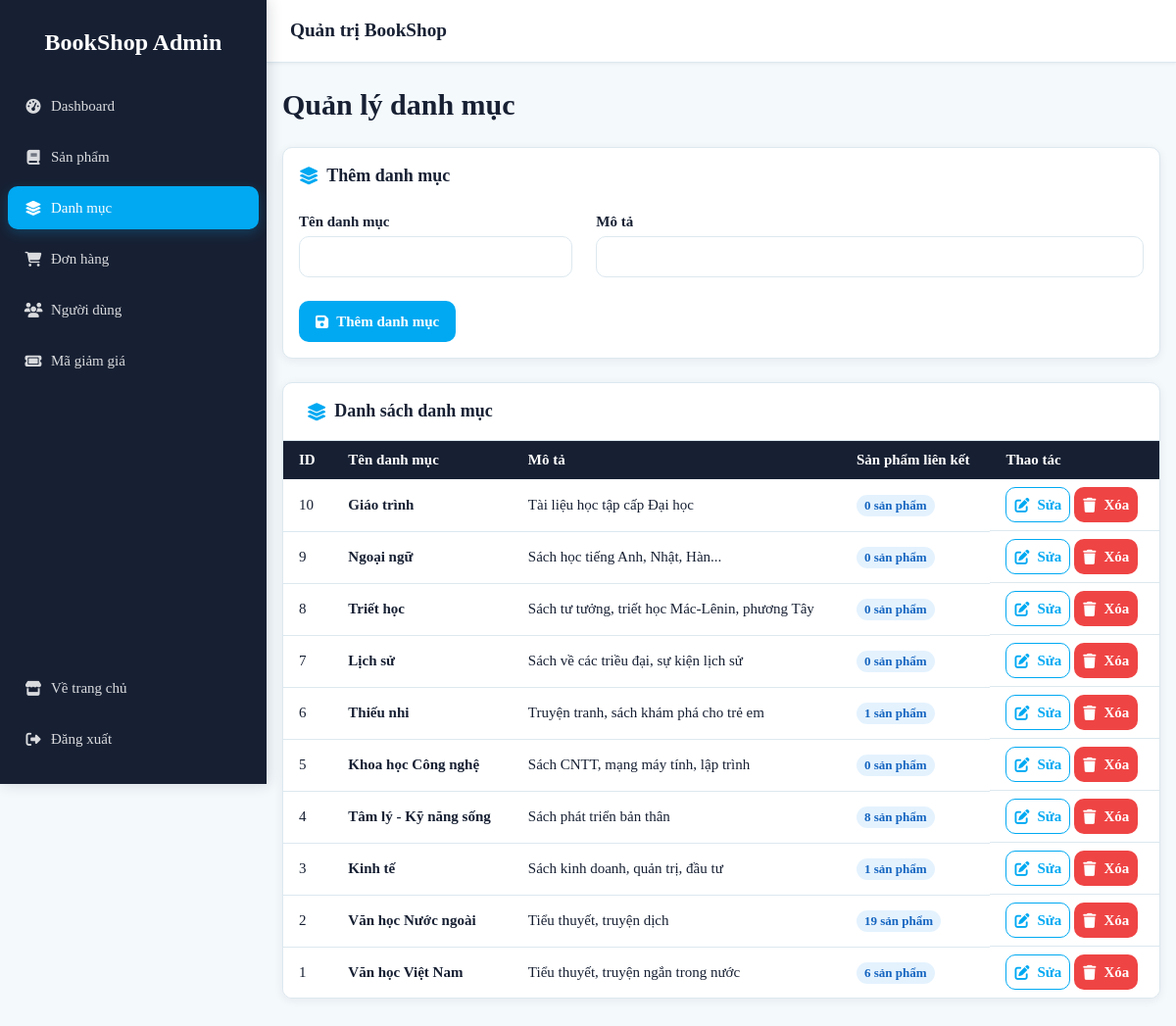
The app's page /admin/categories.php (signed in) with its own data.
### tables this page shows
CREATE TABLE `category` (
  `CategoryID` int(11) NOT NULL AUTO_INCREMENT,
  `CategoryName` varchar(100) NOT NULL,
  `Description` text DEFAULT NULL,
  PRIMARY KEY (`CategoryID`)
);

### admin/categories.php (the view, shortened to what this page needs)
<?php
require_once 'data.php';
require_once 'partials.php';
$editCategory = null;
$categories = [];
$res = $conn->query("
  SELECT c.CategoryID, c.CategoryName, c.Description, COUNT(p.ProductID) AS ProductCount
  FROM category c
  LEFT JOIN product p ON c.CategoryID = p.CategoryID
  GROUP BY c.CategoryID
  ORDER BY c.CategoryID DESC
");
if ($res) {
  while ($row = $res->fetch_assoc()) {
    $categories[] = $row;
  }
}
?>
<!DOCTYPE html>
<html lang="vi">
<head>
  <title>Quản lý danh mục</title><?= adminCssLinks() ?>
</head>
<body>
  <div class="app-layout">
    <main class="page-content">
      <header class="page-header"><div><h1>Quản lý danh mục</h1></div></header>
      <form method="post" class="card admin-form-card">
        <div class="card__body form">
          <h2 class="admin-form-card__title"><i class="fa-solid fa-layer-group" aria-hidden="true"></i><?= $editCategory ? 'Chỉnh sửa danh mục' : 'Thêm danh mục' ?></h2>
          <div class="form-row form-row--category">
            <div class="form-group">
              <label class="form-label">Tên danh mục</label>
              <input class="form-control" type="text" name="name" value="<?= h($editCategory['CategoryName'] ?? '') ?>" required>
            </div>
            <div class="form-group">
              <label class="form-label">Mô tả</label>
              <input class="form-control" type="text" name="description" value="<?= h($editCategory['Description'] ?? '') ?>">
            </div>
          </div>
          <div class="btn-group">
            <button class="btn btn--primary" type="submit"><i class="fa-solid fa-floppy-disk" aria-hidden="true"></i><?= $editCategory ? 'Cập nhật danh mục' : 'Thêm danh mục' ?></button>
          </div>
        </div>
      </form>
      <section class="admin-table-card" aria-labelledby="categories-table-title">
        <h2 id="categories-table-title" class="admin-table-card__title"><i class="fa-solid fa-layer-group" aria-hidden="true"></i>Danh sách danh mục</h2>
        <div class="table-wrapper">
        <table class="table">
          <thead>
            <tr>
              <th>ID</th>
              <th>Tên danh mục</th>
              <th>Mô tả</th>
              <th>Sản phẩm liên kết</th>
              <th>Thao tác</th>
            </tr>
          </thead>
          <tbody>
            <?php if (empty($categories)): ?>
              <tr><td colspan="5"><div class="admin-table-empty"><i class="fa-solid fa-folder-open" aria-hidden="true"></i><strong>Chưa có danh mục</strong><span>Danh sách danh mục hiện đang trống.</span></div></td></tr>
            <?php else: ?>
            <?php foreach ($categories as $category): ?>
              <tr>
                <td><?= h($category['CategoryID']) ?></td>
                <td><strong><?= h($category['CategoryName']) ?></strong></td>
                <td><?= h($category['Description'] ?? '') ?></td>
                <td><span class="badge badge--info"><?= h($category['ProductCount']) ?> sản phẩm</span></td>
                <td class="table__actions">
                  <a class="btn btn--sm btn--outline" href="categories.php?edit=<?= h($category['CategoryID']) ?>"><i class="fa-solid fa-pen-to-square" aria-hidden="true"></i>Sửa</a>
                  <form method="post" onsubmit="return confirm('Bạn có chắc chắn muốn xóa danh mục này?')" style="display: inline;">
                    <button class="btn btn--sm btn--danger" type="submit"><i class="fa-solid fa-trash" aria-hidden="true"></i>Xóa</button>
                  </form>
                </td>
              </tr>
            <?php endforeach; ?>
            <?php endif; ?>
          </tbody>
        </table>
        </div>
      </section>
    </main>
  </div>
  </div>
</body>
</html>

### assets/css/variables.css (style rules this page uses)
:root { --navbar-bg: #ffffff; --navbar-text: #172033; --navbar-muted: #64748b; --navbar-border: #dce8ef; --navbar-icon-bg: #f4f9fc; --navbar-focus: rgb(0, 169, 242); --navbar-hover: rgb(0, 135, 195); --footer-bg: #111827; --footer-text: #cbd5e1; --footer-muted: #94a3b8; --footer-border: rgba(255, 255, 255, 0.12); --footer-link-hover: #818cf8; --color-primary-dark: #172033; --color-primary: rgb(0, 169, 242); --color-primary-hover: rgb(0, 135, 195); --color-secondary: #f9b234; --color-accent: rgb(0, 169, 242); --color-accent-dark: rgb(0, 135, 195); --color-background: #f4f9fc; --color-surface: #ffffff; --color-border: #dce8ef; --color-text: #172033; --color-text-light: #64748b; --color-success: #10b981; --color-error: #ef4444; --color-warning: #f59e0b; --color-info: rgb(0, 169, 242); --font-family-base: 'Plus Jakarta Sans', 'Segoe UI', Roboto, Helvetica, Arial, sans-serif; --font-size-base: 16px; --font-size-xxs: 0.733rem; --font-size-sm: 0.866rem; --font-size-md: 1rem; --font-size-lg: 1.2rem; --font-size-xl: 1.466rem; --font-size-xxl: 1.866rem; --font-size-3xl: 2.4rem; --font-weight-normal: 400; --font-weight-medium: 500; --font-weight-bold: 600; --font-weight-extra-bold: 700; --line-height-base: 1.6; --spacing-xxs: 2px; --spacing-xs: 4px; --spacing-sm: 8px; --spacing-md: 16px; --spacing-lg: 24px; --spacing-xl: 40px; --spacing-xxl: 64px; --border-radius-sm: 6px; --border-radius: 10px; --border-radius-lg: 16px; --border-width: 1px; --box-shadow-sm: 0 1px 3px rgba(44, 62, 80, 0.08); --box-shadow-md: 0 4px 12px rgba(44, 62, 80, 0.12); --box-shadow-lg: 0 8px 24px rgba(44, 62, 80, 0.16); --transition-fast: 0.15s cubic-bezier(0.4, 0, 0.2, 1); --transition-base: 0.3s cubic-bezier(0.4, 0, 0.2, 1); --transition-slow: 0.5s cubic-bezier(0.4, 0, 0.2, 1); }
html, body { margin: 0; padding: 0; color: var(--color-text); background-color: var(--color-background); font-family: var(--font-family-base); font-size: var(--font-size-base); font-weight: var(--font-weight-normal); line-height: var(--line-height-base); }
button, input, select, textarea { font: inherit; }
*, *::before, *::after { box-sizing: border-box; }

### assets/css/components/button.css (style rules this page uses)
.btn { display: inline-flex; align-items: center; justify-content: center; gap: var(--spacing-sm); padding: var(--spacing-sm) var(--spacing-md); font-family: var(--font-family-base); font-size: var(--font-size-sm); font-weight: var(--font-weight-bold); line-height: 1.4; text-decoration: none; white-space: nowrap; border: var(--border-width) solid transparent; border-radius: var(--border-radius); cursor: pointer; transition: background-color var(--transition-fast), color var(--transition-fast), border-color var(--transition-fast), box-shadow var(--transition-fast), transform var(--transition-fast); min-height: 42px; }
.btn--primary { background-color: var(--color-primary); color: var(--color-surface); }
.btn--outline { background-color: transparent; color: var(--color-primary); border-color: var(--color-primary); }
.btn--danger { background-color: var(--color-error); color: var(--color-surface); }
.btn--sm { min-height: 36px; padding: var(--spacing-xs) var(--spacing-sm); font-size: 0.8125rem; }
.btn-group { display: inline-flex; flex-wrap: wrap; gap: var(--spacing-sm); }

### assets/css/components/badge.css (style rules this page uses)
.badge { display: inline-flex; align-items: center; gap: var(--spacing-xs); padding: var(--spacing-xxs) var(--spacing-sm); font-size: 0.75rem; font-weight: var(--font-weight-bold); line-height: 1.4; border-radius: 999px; white-space: nowrap; }
.badge--info { background-color: rgba(33, 150, 243, 0.12); color: #1565c0; }

### assets/css/components/card.css (style rules this page uses)
.card { display: flex; flex-direction: column; background-color: var(--color-surface); border: var(--border-width) solid var(--color-border); border-radius: var(--border-radius); box-shadow: var(--box-shadow-sm); overflow: hidden; transition: box-shadow var(--transition-base), transform var(--transition-base); }
.card__body { display: flex; flex-direction: column; gap: var(--spacing-sm); padding: var(--spacing-md); flex: 1; }

### records on screen
category: CategoryID "10", CategoryName "Giáo trình", Description "Tài liệu học tập cấp Đại học", ProductCount "0"
category: CategoryID "9", CategoryName "Ngoại ngữ", Description "Sách học tiếng Anh, Nhật, Hàn...", ProductCount "0"
category: CategoryID "8", CategoryName "Triết học", Description "Sách tư tưởng, triết học Mác-Lênin, phương Tây", ProductCount "0"
category: CategoryID "7", CategoryName "Lịch sử", Description "Sách về các triều đại, sự kiện lịch sử", ProductCount "0"
category: CategoryID "6", CategoryName "Thiếu nhi", Description "Truyện tranh, sách khám phá cho trẻ em", ProductCount "1"
category: CategoryID "5", CategoryName "Khoa học Công nghệ", Description "Sách CNTT, mạng máy tính, lập trình", ProductCount "0"
category: CategoryID "4", CategoryName "Tâm lý - Kỹ năng sống", Description "Sách phát triển bản thân", ProductCount "8"
category: CategoryID "3", CategoryName "Kinh tế", Description "Sách kinh doanh, quản trị, đầu tư", ProductCount "1"
category: CategoryID "2", CategoryName "Văn học Nước ngoài", Description "Tiểu thuyết, truyện dịch", ProductCount "19"
category: CategoryID "1", CategoryName "Văn học Việt Nam", Description "Tiểu thuyết, truyện ngắn trong nước", ProductCount "6"
